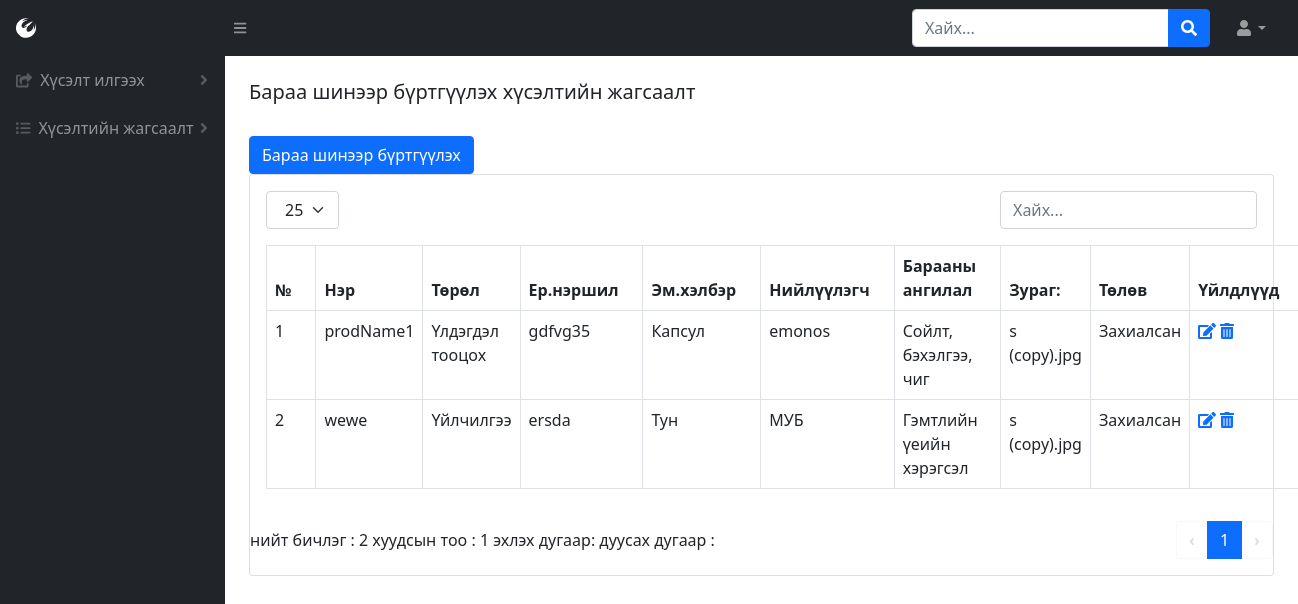
The page /product-list (signed in) on the database as committed earlier.
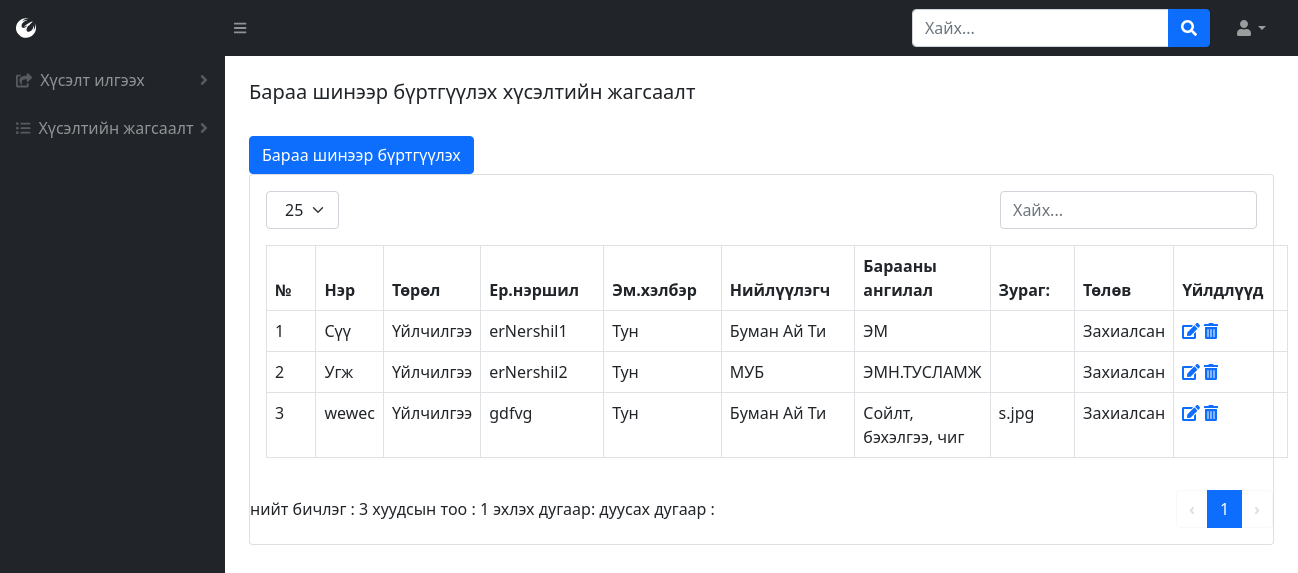
The same page on the database as committed later.
### BMweb/models.py (models this page shows, shortened)
class Product(models.Model):
    prodName = models.CharField(max_length=300, verbose_name=_("Барааны нэр"))
    prodName_en = models.CharField(max_length=300, verbose_name=_("Барааны нэр англи"))
    brand = models.ForeignKey(ProdBrand, related_name='brands',on_delete=models.CASCADE, verbose_name=_("Брэнд нэр"))
    zCode = models.CharField(max_length=300, null=True, blank=True, verbose_name=_("Зураасан код"))
    prodType = models.ForeignKey(ProdType, related_name='products',on_delete=models.CASCADE, verbose_name=_("Төрлийн нэр"))
    zzCode = models.IntegerField(null=True, blank=True, verbose_name=_("Нэмэлт зураасан код"))
    price = models.DecimalField(max_digits=16, decimal_places=2, verbose_name=_("Үнэ"))
    hemNegj = models.ForeignKey(HemNegj, related_name='hemNegj', on_delete=models.CASCADE,verbose_name=_("Хэмжих нэгж"))
    hudNegj = models.ForeignKey(HemNegj, related_name='hudNegj', on_delete=models.CASCADE, verbose_name=_("Худалдан авалтын нэгж"))
    company = models.ManyToManyField(Company,related_name='products',verbose_name=_("Компани"))
    erNershil = models.CharField(max_length=300, verbose_name=_("Ерөнхий нэршил"))
    emHelber = models.ForeignKey(EmHelber, on_delete=models.CASCADE,verbose_name=_("Эмийн хэлбэр"))
    paiz = models.ForeignKey(Paiz, on_delete=models.CASCADE,verbose_name=_("Пайз"))
    uildwerlegch = models.ForeignKey(Manufacturer, on_delete=models.CASCADE, verbose_name=_("Үйлдвэрлэгч"))
    uNiiluulegch = models.ForeignKey(Niiluulegch, on_delete=models.CASCADE, verbose_name=_("Үндсэн нийлүүлэгч"))
    category = models.ForeignKey(Category,related_name='categories', on_delete=models.CASCADE, verbose_name=_("Ангилал"))
    borBoloh = models.BooleanField(verbose_name=_("Борлуулж болох эсэх"),default=False)
    hudAwch = models.BooleanField(verbose_name=_("Худалдан авч болох эсэх"),default=False)
    zarBoloh = models.BooleanField(verbose_name=_("Зарлагдаж болох эсэх"),default=False)
    pos = models.BooleanField(verbose_name=_("Посоор зарж болох эсэх"),default=False)
    posCat = models.ForeignKey(PosCategory,related_name='categories', on_delete=models.CASCADE, verbose_name=_("Посын ангилал"))
    thumbimage = models.ImageField(
        upload_to="media/productthumb/", blank = True, null=True,  verbose_name=_("Зураг")
    )
    hutlult = models.ForeignKey(Hutlult, on_delete=models.CASCADE,verbose_name=_("Хөтлөлт"))
    state = models.ForeignKey(State,related_name='products', on_delete=models.CASCADE, verbose_name=_("Төлөв"))
    class Meta:
        verbose_name = _("Бараа")
        verbose_name_plural = _("Бараа")

class ProdType(models.Model):
    typeName = models.CharField(max_length=300, verbose_name=_("Төрлийн нэр"))
    class Meta:
        verbose_name = _("Барааны төрөл")
        verbose_name_plural = _("Барааны төрөл")
    def __str__(self):
        return self.typeName

class EmHelber(models.Model):
    emHelberName = models.CharField(max_length=300,verbose_name=_("Эмийн хэлбэрийн нэр"))
    class Meta:
        verbose_name = _("Эмийн хэлбэр")
        verbose_name_plural = _("Эмийн хэлбэр")
    def __str__(self):
        return self.emHelberName

class Niiluulegch(models.Model):
    niiName = models.CharField(max_length=300,verbose_name=_("Нийлүүлэгчийн нэр"))
    class Meta:
        verbose_name = ("Нийлүүлэгч")
        verbose_name_plural = ("Нийлүүлэгч")
    def __str__(self):
        return self.niiName

class Category(models.Model):
    catName = models.CharField(max_length=300, verbose_name=_("Ангилалын нэр"))
    parent = models.IntegerField(null=True, blank=True, verbose_name=_("Эцэг ангилал"))
    class Meta:
        verbose_name = _("Ангилал")
        verbose_name_plural = _("Ангилал")
    def __str__(self):
        return self.catName

class State(models.Model):
    stateName = models.CharField(max_length=300, verbose_name=_("Төлөвийн нэр"))
    class Meta:
        verbose_name = _("Барааны төлөв")
        verbose_name_plural = _("Барааны төлөв")
    def __str__(self):
        return self.stateName

### BMweb/views.py (the view)
# urls.py: path('product-list',views.productList,name='product-list'),
def productList(request):
    if 'user_id' in request.session:
        p = Product.objects.all().order_by('state')
        size = 25
        if 'size' in request.GET:
            size = request.GET['size']
        pc = Paginator(p, size)
        page_num = 1
        if 'page' in request.GET:
            page_num = int(request.GET['page'])
            print('page')
            print(page_num)
        page=pc.page(page_num)
        h = Hereglegch.objects.get(pk=request.session['user_id'])
        return render(request,'productList.html', {'user': h, 'productList': page.object_list, 'size':size, 'count':pc.count, 'page_count': pc.num_pages, 'page_range':pc.page_range, 'page_num':page_num, 'has_next':page.has_next(), 'has_previous': page.has_previous(), 'start_index':page.start_index() })
    else:
        return redirect('/login')

### BMweb/models.py (called while the page is built)
    def __str__(self):
        return self.manName

    def __str__(self):
        return self.paizName

    def __str__(self):
        return self.hemNegjName

    def __str__(self):
        return self.posCatName

### BMweb/templates/productList.html (shortened to what this page needs)
{% load static %}
<!DOCTYPE html>
<html lang="en">
    <head>
        <link href="https://cdn.jsdelivr.net/npm/simple-datatables@latest/dist/style.css" rel="stylesheet" />
        <link href="css/styles.css" rel="stylesheet" />
        <link href="{% static 'css/styles.css' %}" rel="stylesheet"/>
    </head>
    <body class="sb-nav-fixed">
        {% include "topNav.html" %}
        <div id="layoutSidenav">
            {% include "leftNav.html" %}
            <div id="layoutSidenav_content">
                {%  include "prodList.html" %}
            </div>
        </div>
    </body>
</html>

### BMweb/templates/prodList.html (shortened to what this page needs)
<main>{% include "tabs.html" %}
    <div class="container-fluid px-4">
        <h5 class="mt-4">Бараа шинээр бүртгүүлэх хүсэлтийн жагсаалт</h5>
        {% if user.role_id == 1 %}
        <a href="{% url 'product' %}" class="btn btn-primary" role="button">Бараа шинээр бүртгүүлэх</a>
        {% endif %}
        <div class="card mb-4">
            <div class="card-body">
                {% include "tableTop.html" %}
                    <table id="datatablesSimple" class="dataTable-table">
                        <thead>
                            <tr>
                                <th data-sortable="" class="asc">
                                    <a href="#" class="dataTable-sorter">№</a>
                                </th>
                                <th data-sortable="" class="asc">
                                    <a href="#" class="dataTable-sorter">Нэр</a>
                                </th>
                                <th data-sortable="" class="asc">
                                    <a href="#" class="dataTable-sorter">Төрөл</a>
                                </th>
                                <th data-sortable="" class="asc">
                                    <a href="#" class="dataTable-sorter">Ер.нэршил</a>
                                </th>
                                <th data-sortable="" class="asc">
                                    <a href="#" class="dataTable-sorter">Эм.хэлбэр</a>
                                </th>
                                <th data-sortable="" class="asc">
                                    <a href="#" class="dataTable-sorter">Нийлүүлэгч</a>
                                </th>
                                <th data-sortable="" class="asc">
                                    <a href="#" class="dataTable-sorter">Барааны ангилал</a>
                                </th>
                                <th data-sortable="" class="asc">
                                    <a href="#" class="dataTable-sorter">Зураг:</a>
                                </th>
                                <th data-sortable="" class="asc">
                                    <a href="#" class="dataTable-sorter">Төлөв</a>
                                </th>
                                <th data-sortable="" class="asc">
                                    <a href="#" class="dataTable-sorter">Үйлдлүүд</a>
                                </th>
                            </tr>
                        </thead>
                        <tbody>
                        {% for h in productList %}
                            <tr>
                                <td>{{ forloop.counter0|add:start_index }}</td>
                                <td>{{ h.prodName }}</td>
                                <td>{{ h.prodType }}</td>
                                <td>{{ h.erNershil }}</td>
                                <td>{{ h.emHelber }}</td>
                                <td>{{ h.uNiiluulegch }}</td>
                                <td>{{ h.category }}</td>
                                <td>{{ h.thumbimage }}</td>
                                <td>{{ h.state }}</td>
                                <td>
                                {% if user.role_id|add:0 < 3 and h.state_id|add:0 < 3 %}
                                    <a href="/product?edit={{h.id}}"><i class="fas fa-edit"></i></a></form>
                                    <a href="/product?del={{h.id}}" class="confirm-delete" onclick="return confirm('Та устгахдаа итгэлтэй байна уу?')"><i class="fas fa-trash-alt"></i></a></form>
                                {% endif  %}
                                </td>
                            </tr>
                    {% endfor %}
                </tbody>
                    </table>
            </div>
            {% include "tableBottom.html" %}
        </div>
    </div>
</main>

Rows that differ between the two databases and show on the page:
removed Product: prodName "prodName1", prodType "Үлдэгдэл тооцох", erNershil "gdfvg35", emHelber "Капсул", uNiiluulegch "emonos", category "Сойлт, бэхэлгээ, чиг", thumbimage "s (copy).jpg", state "Захиалсан"
added Product: prodName "Сүү", prodType "Үйлчилгээ", erNershil "erNershil1", emHelber "Тун", uNiiluulegch "Буман Ай Ти", category "ЭМ", state "Захиалсан"
added Product: prodName "Угж", prodType "Үйлчилгээ", erNershil "erNershil2", emHelber "Тун", uNiiluulegch "МУБ", category "ЭМН.ТУСЛАМЖ", state "Захиалсан"
changed Product: prodName "wewe" → "weweс"; erNershil "ersda" → "gdfvg"; uNiiluulegch "МУБ" → "Буман Ай Ти"; category "Гэмтлийн үеийн хэрэгсэл" → "Сойлт, бэхэлгээ, чиг"; thumbimage "s (copy).jpg" → "s.jpg"
Other text that changed with them:
{{ count }}: "2" → "3"
